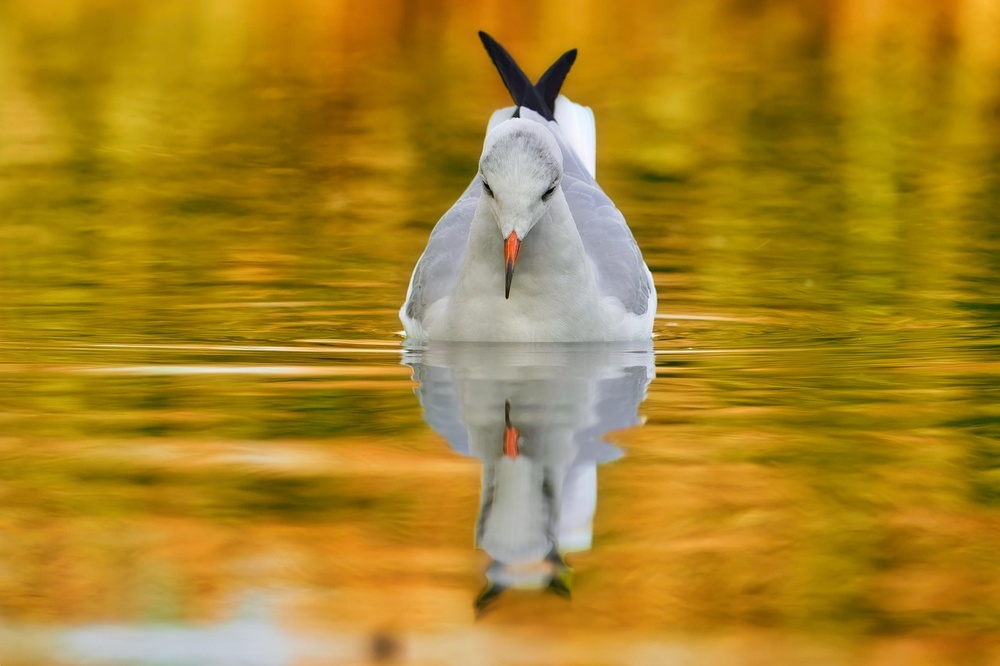
#> input picture sample.jpg, 1000 x 666 px, shrunk from 1280 x 853 before the run
$ python 'soble filter pgm.py'   (older library calls are emulated)
#> lines starting #> are read from the running program, lines starting #| are printed output that depends on the picture; after the words box and inside, x2 and y2 are one past the last pixel; in counts of white or black regions, pixels touching at a corner belong together
import cv2
import numpy as np

image=cv2.imread("sample.jpg")
#> image is the input picture: shape (666, 1000, 3); mean B, G, R 36.8, 132.7, 170
greyimage=cv2.cvtColor(image,cv2.COLOR_BGR2GRAY)
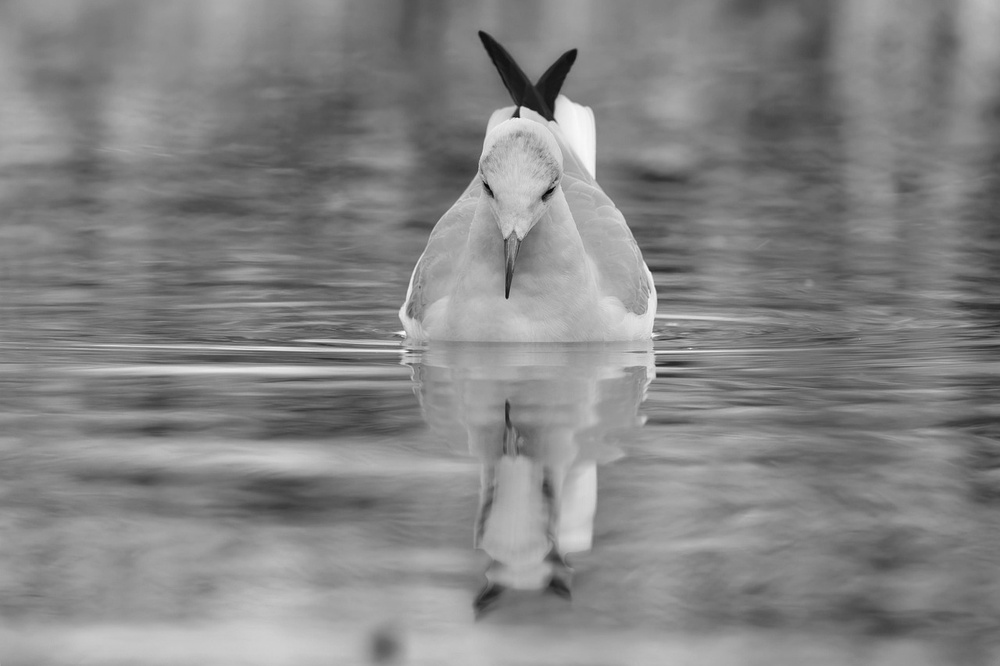
#> greyimage: shape (666, 1000); min 0, max 254, mean 132.9


sobel_X=np.array([[-1,0,1],[-2,0,2],[-1,0,1]])
sobel_Y=np.array([[1,2,1],[0,0,0],[-1,-2,-1]])


output_X = cv2.Sobel(greyimage, cv2.CV_64F, 1, 0, ksize=3)
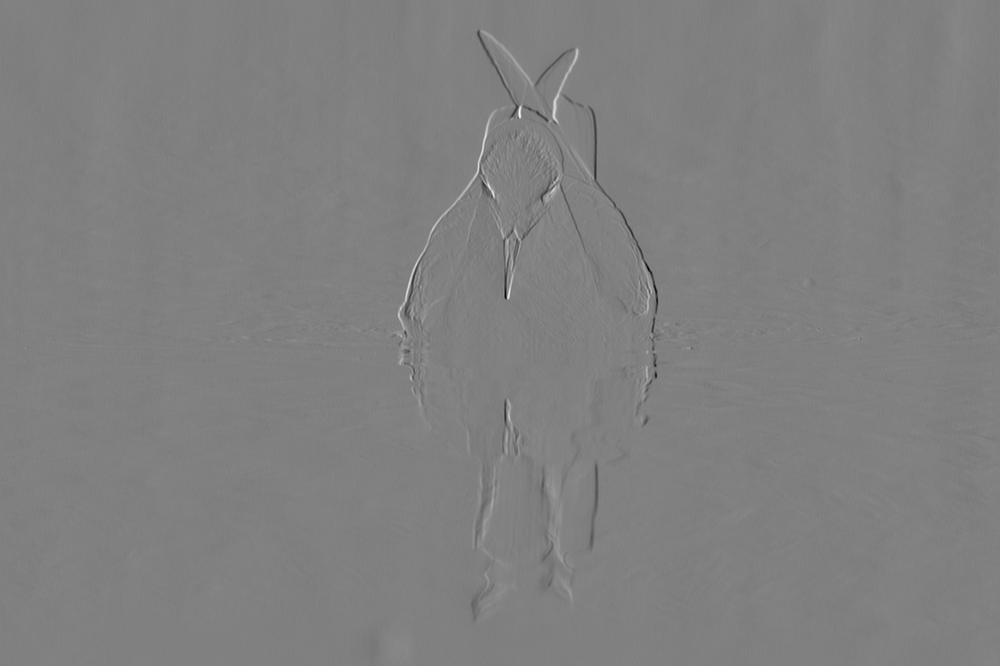
#> output_X: shape (666, 1000) float64; min -677, max 667, mean -0.3; drawn with min black and max white
output_Y = cv2.Sobel(greyimage, cv2.CV_64F, 0, 1, ksize=3)
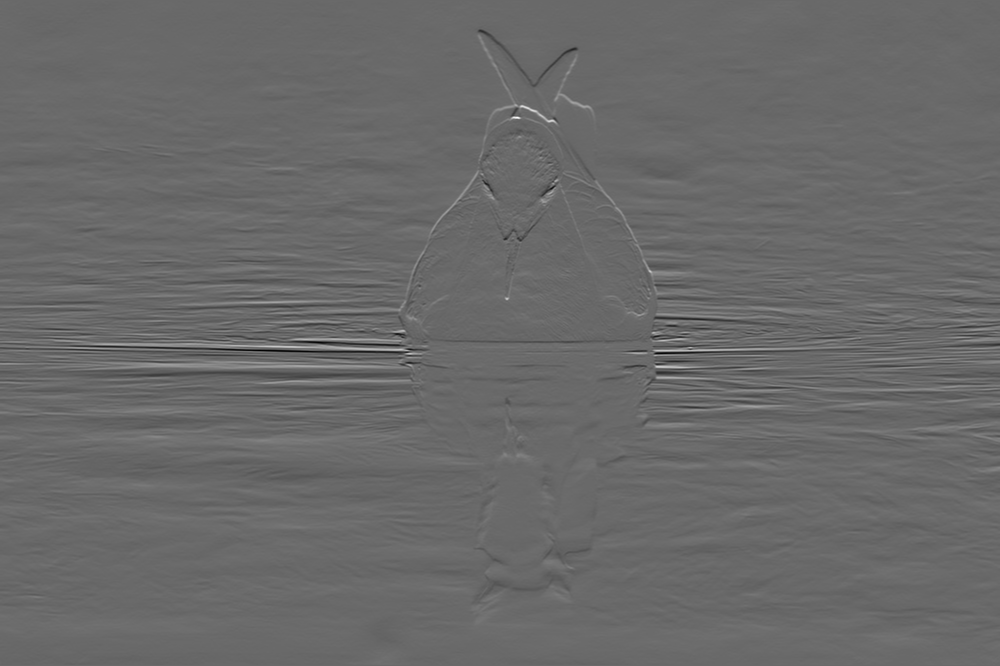
#> output_Y: shape (666, 1000) float64; min -577, max 816, mean 0.4; drawn with min black and max white
sobel_combined=cv2.magnitude(output_X.astype(np.float32),output_Y.astype(np.float32))
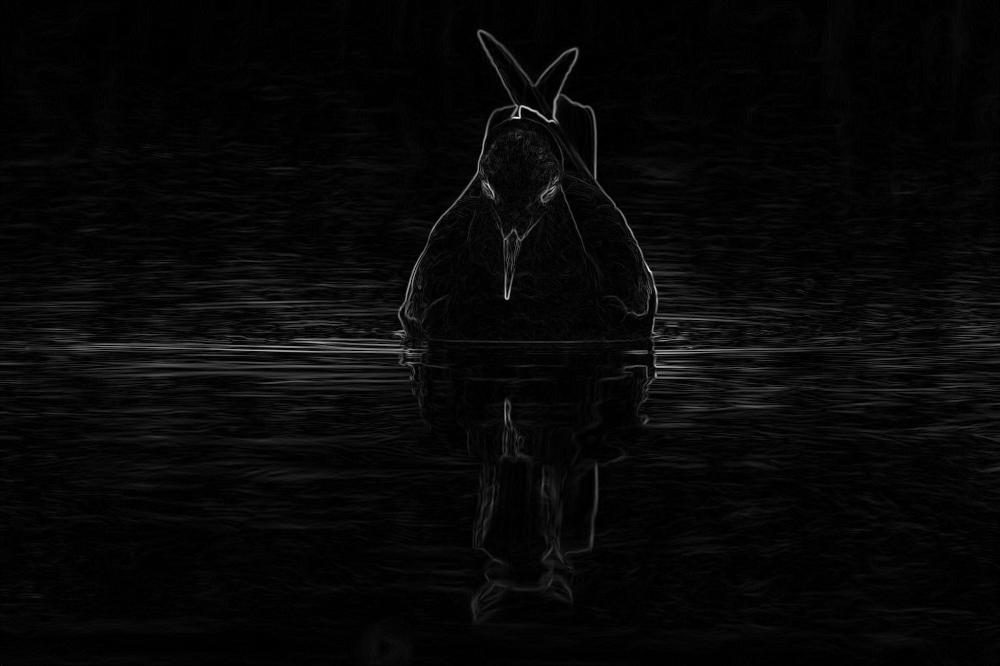
#> sobel_combined: shape (666, 1000) float32; min 0, max 824.2, mean 25.5; drawn with min black and max white
sobel_combined = cv2.normalize(
    sobel_combined,
    None,
    0,
    255,
    cv2.NORM_MINMAX
)
sobel_combined = sobel_combined.astype(np.uint8)

print(output_X)
#> (printed output is left out)
print(output_Y)
#> (printed output is left out)
print(sobel_combined)
#> (printed output is left out)
cv2.imshow("Original Image",image)
cv2.imshow("Grey Image",greyimage)
cv2.imshow("output_X",output_X)
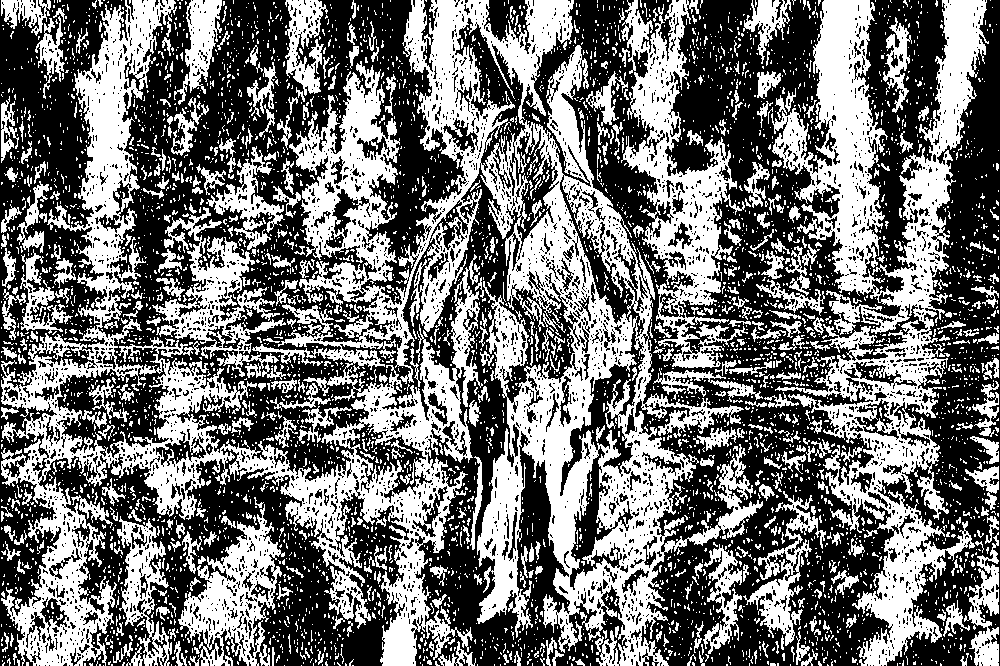
#> window 'output_X': shape (666, 1000); 44.9% white; 4864 white regions (4342 under 20 px), largest, box (x1, y1, x2, y2) and area: (1, 0, 763, 666) 144117, (771, 0, 989, 666) 45819, (621, 0, 748, 368) 15219
cv2.imshow("output_Y",output_Y)
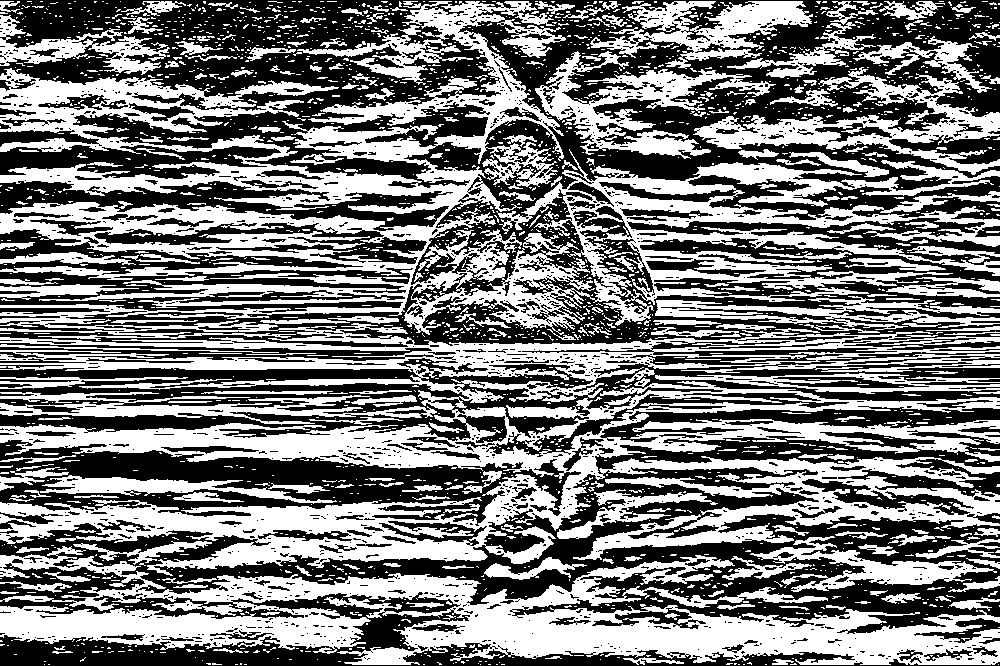
#> window 'output_Y': shape (666, 1000); 48.1% white; 2269 white regions (1953 under 20 px), largest, box (x1, y1, x2, y2) and area: (0, 1, 1000, 576) 178973, (0, 546, 1000, 665) 47380, (693, 67, 1000, 175) 8534
cv2.imshow("output",cv2.convertScaleAbs(sobel_combined))
cv2.imwrite("edges.png", sobel_combined)

cv2.waitKey(0)
cv2.destroyAllWindows()
